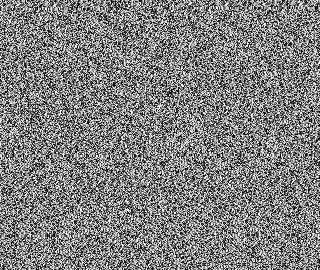
#> input picture zigzag/zigzag.gif, 320 x 270 px
$ python 27.py
#> lines starting #> are read from the running program, lines starting #| are printed output that depends on the picture
import download_file

from PIL import Image
import bz2
import py2keywords


def main():
    file_name = "zigzag.gif"
    url = "http://www.pythonchallenge.com/pc/hex/{}".format(file_name)
    file_path = "zigzag/{}".format(file_name)
    user = "butter"
    password = "fly"
    # first_step(url, file_path, user, password)
    im, raw, result = second_step(file_path)
    raw_ary, result_ary = third_step(raw, result)
    raw_str, result, index = fourth_step(raw_ary, result_ary)
    hint_path = "zigzag/{}".format("hint.png")
    five_step(im, index, hint_path)
    six_step(raw_str)


def first_step(url, file_path, user, password):
    download_file.download_with_auth(url, file_path, user, password)


def second_step(file_path):
#> called with file_path = 'zigzag/zigzag.gif'
    im = Image.open(file_path)
#> im is the input picture: PIL image 320x270 P; min 0, max 255, mean 127.9
    raw = im.tobytes()
    palette = im.getpalette()[::3]
#> palette = 256 values, max 255 at index 61, min 0 at index 157, mean 127.5
    index = "".join([chr(i) for i in range(len(palette))])
    value = "".join([chr(palette[i]) for i in range(len(palette))])
    table = str.maketrans(index, value)
#> table = 256 items
    result = raw.decode("latin1").translate(table).encode("latin1")
    return im, raw, result


def third_step(raw, result):
    raw_ary = []
    result_ary = []
    assert len(raw) == len(result)
    l = len(raw)
    for i in range(l):
        raw_ary.append(raw[i])
        result_ary.append(result[i])
#> in main, `raw_ary, result_ary = third_step(raw, result)`: raw_ary = 86400 items
    return raw_ary, result_ary


def fourth_step(raw_ary, result_ary):
    zero = raw_ary.pop(0)
#> zero = 215
    raw_ary.append(zero)
    assert len(raw_ary) == len(result_ary)
    raw = []
    result = []
    index = []
    for i in range(len(raw_ary)):
        raw_i = raw_ary[i]
        result_i = result_ary[i]
        if raw_i != result_i:
            raw.append(raw_i)
            result.append(result_i)
            index.append(i)
#> this loop made 86400 passes
#> (raw_i, result_i) on passes 1 to 3: (208, 208), (203, 203), (12, 12)
#> after the loop, index = 9465 values from 113 to 86399; raw = 9465 values, max 255 at index 168, min 0 at index 14, mean 121.1; result = 9465 values, max 255 at index 237, min 0 at index 596, mean 128.3
    raw_str = b""
    for i in range(len(raw)):
        raw_str += chr(raw[i]).encode("latin1")
#> in main, `raw_str, result, index = fourth_step(raw_ary, result_ary)`: index = 9465 values from 113 to 86399
    return raw_str, result, index


def five_step(im, index, hint_path):
#> called with hint_path = 'zigzag/hint.png'
    im2 = Image.new("RGB", im.size)
#> im2: PIL image 320x270 RGB; every value is 0
    colors = [(255, 255, 255)] * (im2.size[0] * im2.size[1])
    for i in index:
        colors[i] = (0, 0, 255)
#> this loop made 9465 passes
#> i on passes 1 to 3: 113, 114, 115
#> after the loop, colors = 86400 items
    im2.putdata(colors)
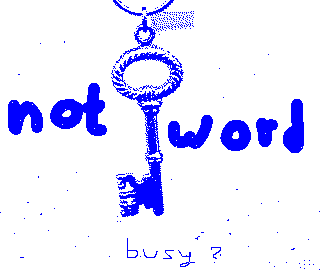
#> im2: PIL image 320x270 RGB; mean R, G, B 227.1, 227.1, 255
    im2.save(hint_path)
    print("Hint in {}".format(hint_path))


def six_step(raw_str):
    raw_dec = bz2.decompress(raw_str)
    strs = raw_dec.decode("latin1").split(" ")
    results = set()
    for i in range(len(strs)):
        s = strs[i]
        if not s in py2keywords.kwlist:
            results.add(s)
    print(results)


if __name__ == "__main__":
    main()
